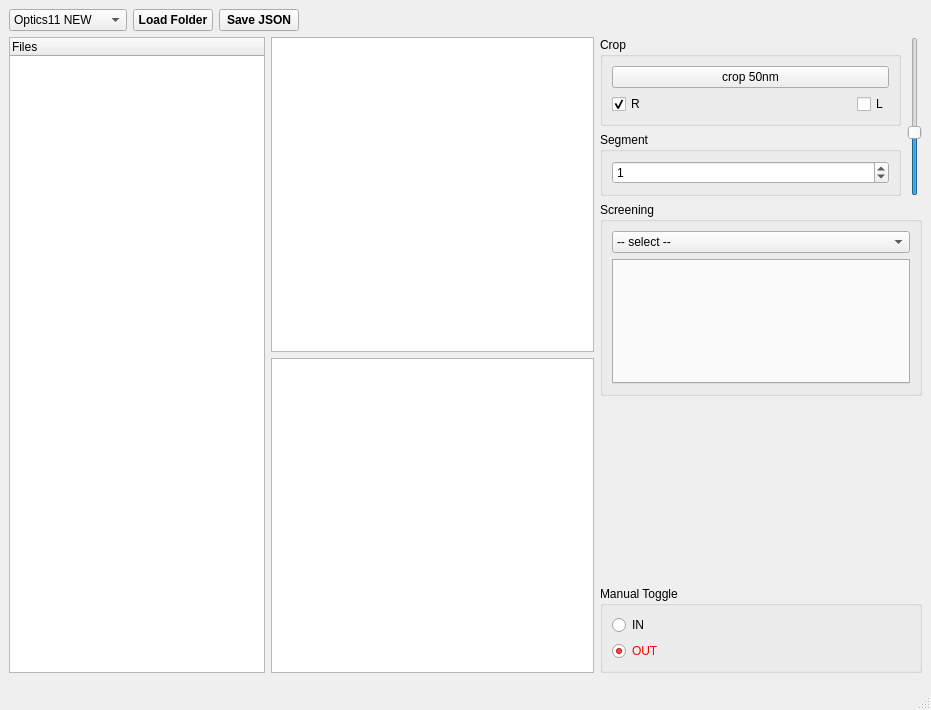
<?xml version="1.0" encoding="UTF-8"?>
<ui version="4.0">
 <class>MainWindow</class>
 <widget class="QMainWindow" name="MainWindow">
  <property name="geometry">
   <rect>
    <x>0</x>
    <y>0</y>
    <width>931</width>
    <height>710</height>
   </rect>
  </property>
  <property name="windowTitle">
   <string>Nano2021</string>
  </property>
  <property name="windowIcon">
   <iconset>
    <normaloff>../../.designer/backup/ico.svg</normaloff>../../.designer/backup/ico.svg</iconset>
  </property>
  <widget class="QWidget" name="centralwidget">
   <layout class="QVBoxLayout" name="verticalLayout_7">
    <item>
     <layout class="QHBoxLayout" name="horizontalLayout_3">
      <item>
       <widget class="QComboBox" name="c_open">
        <item>
         <property name="text">
          <string>Optics11 NEW</string>
         </property>
        </item>
        <item>
         <property name="text">
          <string>Optics11 OLD</string>
         </property>
        </item>
        <item>
         <property name="text">
          <string>Nanosurf export</string>
         </property>
        </item>
        <item>
         <property name="text">
          <string>Easy TSV</string>
         </property>
        </item>
       </widget>
      </item>
      <item>
       <widget class="QPushButton" name="open_selectfolder">
        <property name="font">
         <font>
          <bold>true</bold>
         </font>
        </property>
        <property name="text">
         <string>Load Folder</string>
        </property>
        <property name="shortcut">
         <string>Ctrl+S</string>
        </property>
       </widget>
      </item>
      <item>
       <widget class="QPushButton" name="save">
        <property name="font">
         <font>
          <bold>true</bold>
         </font>
        </property>
        <property name="text">
         <string>Save JSON</string>
        </property>
        <property name="shortcut">
         <string>Ctrl+S</string>
        </property>
       </widget>
      </item>
      <item>
       <spacer name="horizontalSpacer">
        <property name="orientation">
         <enum>Qt::Horizontal</enum>
        </property>
        <property name="sizeHint" stdset="0">
         <size>
          <width>40</width>
          <height>20</height>
         </size>
        </property>
       </spacer>
      </item>
     </layout>
    </item>
    <item>
     <layout class="QHBoxLayout" name="horizontalLayout_4">
      <item>
       <widget class="QTreeWidget" name="mainlist">
        <property name="sizePolicy">
         <sizepolicy hsizetype="Fixed" vsizetype="Expanding">
          <horstretch>0</horstretch>
          <verstretch>0</verstretch>
         </sizepolicy>
        </property>
        <property name="font">
         <font>
          <italic>false</italic>
          <bold>false</bold>
         </font>
        </property>
        <property name="frameShape">
         <enum>QFrame::StyledPanel</enum>
        </property>
        <property name="frameShadow">
         <enum>QFrame::Sunken</enum>
        </property>
        <property name="lineWidth">
         <number>0</number>
        </property>
        <property name="midLineWidth">
         <number>0</number>
        </property>
        <property name="sortingEnabled">
         <bool>false</bool>
        </property>
        <property name="animated">
         <bool>false</bool>
        </property>
        <column>
         <property name="text">
          <string>Files</string>
         </property>
        </column>
       </widget>
      </item>
      <item>
       <layout class="QVBoxLayout" name="verticalLayout_6">
        <item>
         <widget class="PlotWidget" name="g_fdistance"/>
        </item>
        <item>
         <widget class="PlotWidget" name="g_single"/>
        </item>
       </layout>
      </item>
      <item>
       <layout class="QVBoxLayout" name="verticalLayout_5">
        <item>
         <layout class="QHBoxLayout" name="horizontalLayout_2">
          <item>
           <layout class="QVBoxLayout" name="verticalLayout_4">
            <item>
             <widget class="QGroupBox" name="Crop">
              <property name="enabled">
               <bool>true</bool>
              </property>
              <property name="sizePolicy">
               <sizepolicy hsizetype="Preferred" vsizetype="Fixed">
                <horstretch>0</horstretch>
                <verstretch>0</verstretch>
               </sizepolicy>
              </property>
              <property name="title">
               <string>Crop</string>
              </property>
              <layout class="QVBoxLayout" name="verticalLayout_2">
               <item>
                <widget class="QPushButton" name="crop">
                 <property name="text">
                  <string>crop 50nm</string>
                 </property>
                </widget>
               </item>
               <item>
                <layout class="QHBoxLayout" name="horizontalLayout">
                 <item>
                  <widget class="QCheckBox" name="crop_right">
                   <property name="text">
                    <string>R</string>
                   </property>
                   <property name="checked">
                    <bool>true</bool>
                   </property>
                  </widget>
                 </item>
                 <item>
                  <widget class="QCheckBox" name="crop_left">
                   <property name="sizePolicy">
                    <sizepolicy hsizetype="Fixed" vsizetype="Fixed">
                     <horstretch>0</horstretch>
                     <verstretch>0</verstretch>
                    </sizepolicy>
                   </property>
                   <property name="text">
                    <string>L</string>
                   </property>
                  </widget>
                 </item>
                </layout>
               </item>
              </layout>
             </widget>
            </item>
            <item>
             <widget class="QGroupBox" name="groupBox">
              <property name="title">
               <string>Segment</string>
              </property>
              <layout class="QVBoxLayout" name="verticalLayout_3">
               <item>
                <widget class="QSpinBox" name="curve_segment">
                 <property name="maximum">
                  <number>9</number>
                 </property>
                 <property name="value">
                  <number>1</number>
                 </property>
                </widget>
               </item>
              </layout>
             </widget>
            </item>
           </layout>
          </item>
          <item>
           <widget class="QSlider" name="slid_alpha">
            <property name="sizePolicy">
             <sizepolicy hsizetype="Fixed" vsizetype="Minimum">
              <horstretch>0</horstretch>
              <verstretch>0</verstretch>
             </sizepolicy>
            </property>
            <property name="maximum">
             <number>255</number>
            </property>
            <property name="singleStep">
             <number>1</number>
            </property>
            <property name="value">
             <number>100</number>
            </property>
            <property name="orientation">
             <enum>Qt::Vertical</enum>
            </property>
           </widget>
          </item>
         </layout>
        </item>
        <item>
         <widget class="QGroupBox" name="groupBox_3">
          <property name="title">
           <string>Screening</string>
          </property>
          <layout class="QVBoxLayout" name="verticalLayout_8">
           <item>
            <widget class="QComboBox" name="cScreen">
             <item>
              <property name="text">
               <string>-- select --</string>
              </property>
             </item>
            </widget>
           </item>
           <item>
            <widget class="QTabWidget" name="tabScreen">
             <property name="tabPosition">
              <enum>QTabWidget::West</enum>
             </property>
             <property name="tabsClosable">
              <bool>true</bool>
             </property>
            </widget>
           </item>
          </layout>
         </widget>
        </item>
        <item>
         <spacer name="verticalSpacer">
          <property name="orientation">
           <enum>Qt::Vertical</enum>
          </property>
          <property name="sizeHint" stdset="0">
           <size>
            <width>20</width>
            <height>40</height>
           </size>
          </property>
         </spacer>
        </item>
        <item>
         <widget class="QGroupBox" name="groupBox_2">
          <property name="sizePolicy">
           <sizepolicy hsizetype="Preferred" vsizetype="Fixed">
            <horstretch>0</horstretch>
            <verstretch>0</verstretch>
           </sizepolicy>
          </property>
          <property name="title">
           <string>Manual Toggle</string>
          </property>
          <layout class="QVBoxLayout" name="verticalLayout">
           <property name="sizeConstraint">
            <enum>QLayout::SetMinimumSize</enum>
           </property>
           <item>
            <widget class="QRadioButton" name="toggle_activated">
             <property name="text">
              <string>IN</string>
             </property>
            </widget>
           </item>
           <item>
            <widget class="QRadioButton" name="toggle_excluded">
             <property name="styleSheet">
              <string notr="true">color: red;</string>
             </property>
             <property name="text">
              <string>OUT</string>
             </property>
             <property name="checked">
              <bool>true</bool>
             </property>
            </widget>
           </item>
          </layout>
         </widget>
        </item>
       </layout>
      </item>
     </layout>
    </item>
    <item>
     <widget class="QSplitter" name="splitter_2">
      <property name="orientation">
       <enum>Qt::Vertical</enum>
      </property>
      <widget class="QSplitter" name="splitter">
       <property name="sizePolicy">
        <sizepolicy hsizetype="Fixed" vsizetype="Fixed">
         <horstretch>0</horstretch>
         <verstretch>0</verstretch>
        </sizepolicy>
       </property>
       <property name="orientation">
        <enum>Qt::Horizontal</enum>
       </property>
      </widget>
     </widget>
    </item>
   </layout>
  </widget>
  <widget class="QStatusBar" name="statusbar"/>
 </widget>
 <customwidgets>
  <customwidget>
   <class>PlotWidget</class>
   <extends>QGraphicsView</extends>
   <header location="global">pyqtgraph</header>
  </customwidget>
 </customwidgets>
 <resources/>
 <connections/>
</ui>
